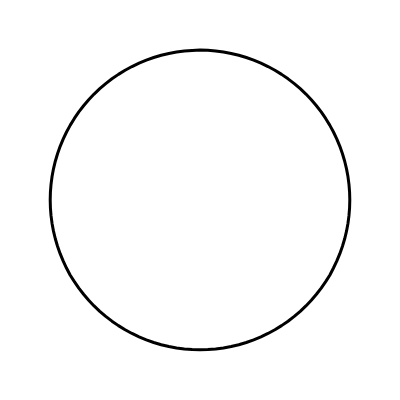
Frame 1 (no input)
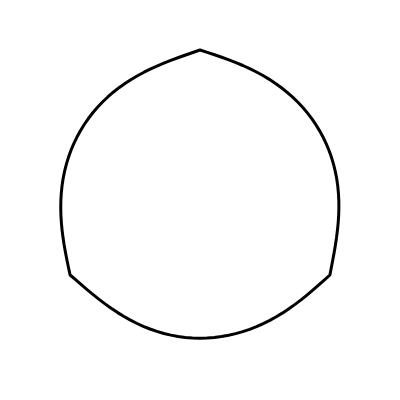
Frame 60 (no input)
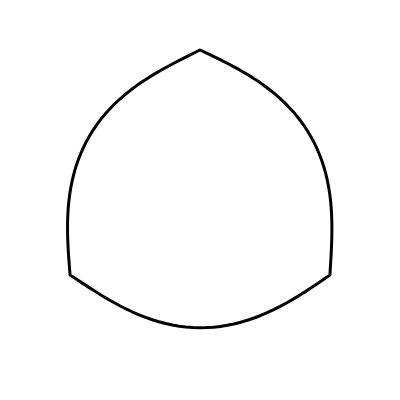
Frame 120 (the mouse pressed at the canvas centre since frame 60)

The p5.js sketch that drew these frames (run headless with seeded random() and noise() and a simulated clock; from frame 60 on, the mouse is pressed at the canvas centre):

// p5.js sketch
// ── sketch.js
// Convert a circle into a triangle, by xeno's interpolation
// Golan Levin, January 2017

var radius;
var cx, cy;
var nCirclePoints;
var circlePoints = [];

//-----------------------------------------
function setup() {
  createCanvas(400, 400);

  radius = width / 2 * 0.75;
  cx = width / 2;
  cy = height / 2;

  nCirclePoints = 120;
  for (var i = 0; i < nCirclePoints; i++) {
    var t = map(i, 0, nCirclePoints, 0, TWO_PI) - HALF_PI;
    var x = cx + radius * cos(t);
    var y = cy + radius * sin(t);
    circlePoints[i] = {
      x, y
    };
  }
}

//-----------------------------------------
function draw() {
  background(255);
  noFill();
  stroke(0);
  strokeWeight(3);
  strokeJoin(ROUND);

  beginShape();
  var ptsPerTriSide = nCirclePoints / 3;
  for (var i = 0; i < nCirclePoints; i++) {
    if (i % ptsPerTriSide !== 0) {
      var h = (i - 1 + nCirclePoints) % nCirclePoints;
      var j = (i + 1 + nCirclePoints) % nCirclePoints;
      circlePoints[i].x = (1.0*circlePoints[h].x + 1.0*circlePoints[i].x + 1.0*circlePoints[j].x) / 3.0;
      circlePoints[i].y = (1.0*circlePoints[h].y + 1.0*circlePoints[i].y + 1.0*circlePoints[j].y) / 3.0;
    }
    vertex(circlePoints[i].x, circlePoints[i].y);
  }
  endShape(CLOSE);
}
